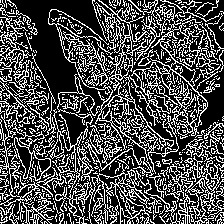
#> input picture data/2_data_resize/Bacteria/20230815_114111.jpg_edges.png, 224 x 224 px; its folder holds only this picture in this run
$ jupyter execute --allow-errors 02_extract_features.ipynb   (older library calls are emulated)
#> lines starting #> are read from the running program, lines starting #| are printed output that depends on the picture; after the words box and inside, x2 and y2 are one past the last pixel; in counts of white or black regions, pixels touching at a corner belong together
#> further down, image is the input picture: shape (224, 224, 3); 30.2% white in thin lines or dots
# 🧩 Bloque 0 — Setup inicial

En este notebook se extraen las **características de color, textura y forma**
de las imágenes de hojas de papa, que servirán como entrada para el modelo de Machine Learning.

**Objetivo:** transformar las imágenes en vectores numéricos que describan sus propiedades visuales.

[cell 1]
import os
import cv2
import numpy as np
import pandas as pd
from skimage.feature import graycomatrix, graycoprops, local_binary_pattern
from skimage.measure import label as sk_label, regionprops, moments_hu
from scipy.stats import skew, kurtosis
from tqdm import tqdm

## 🧠 Bloque 1 — Parámetros globales

En este bloque se definen las **rutas base** del proyecto y los parámetros generales que controlan el flujo de procesamiento.
Las variables establecen:

- La carpeta donde se encuentran las imágenes ya redimensionadas (`base_path`).
- La ruta donde se guardará el dataset resultante con las características extraídas (`output_csv`).

Estos parámetros permiten mantener una estructura organizada y reutilizable para las siguientes etapas del análisis.

[cell 2]
base_path = "../data/2_data_resize"
output_csv = "../data/3_data_extract_features/features_dataset.csv"

[cell 3]
def extract_features_full(image):
    # -------------------- COLOR --------------------
    if image.shape[2] == 4:
        image = image[:, :, :3]

    mask = np.any(image > 15, axis=2)
#> mask: shape (224, 224) bool; 30.2% white in thin lines or dots
    if np.sum(mask) < 100:
        mask = np.ones(mask.shape, dtype=bool)

    pixels = image[mask]
    mean_colors = np.mean(pixels, axis=0)
#> mean_colors = [255, 255, 255]
    std_colors = np.std(pixels, axis=0)
#> std_colors = [0, 0, 0]
    skew_colors = skew(pixels, axis=0)
#> skew_colors = [nan, nan, nan]
    kurt_colors = kurtosis(pixels, axis=0)
#> kurt_colors = [nan, nan, nan]

    hist_R, _ = np.histogram(pixels[:,2], bins=16, range=(0,255), density=True)
#> hist_R = [0, 0, 0, 0, 0, 0, 0, 0, 0, 0, 0, 0, 0, 0, 0, 0.0627]
    hist_G, _ = np.histogram(pixels[:,1], bins=16, range=(0,255), density=True)
#> hist_G has the same summary as hist_R
    hist_B, _ = np.histogram(pixels[:,0], bins=16, range=(0,255), density=True)
#> hist_B has the same summary as hist_R

    hsv = cv2.cvtColor(image, cv2.COLOR_BGR2HSV)
#> hsv: shape (224, 224, 3); mean H, S, V 0, 0, 77
    hsv_pixels = hsv[mask]
    mean_hsv = np.mean(hsv_pixels, axis=0)
#> mean_hsv = [0, 0, 255]
    std_hsv = np.std(hsv_pixels, axis=0)
#> std_hsv = [0, 0, 0]

    R, G, B = mean_colors[2], mean_colors[1], mean_colors[0]
#> R = 255; G = 255; B = 255
    ratio_RG = G/(R+1e-5)
#> ratio_RG = 1
    ratio_GB = G/(B+1e-5)
#> ratio_GB = 1
    ratio_RB = R/(B+1e-5)
#> ratio_RB = 1

    color_features = list(mean_colors) + list(std_colors) + list(skew_colors) + list(kurt_colors) + \
                     list(mean_hsv) + list(std_hsv) + [ratio_RG, ratio_GB, ratio_RB] + \
                     list(hist_R) + list(hist_G) + list(hist_B)
#> color_features = 69 items, first 6: 255, 255, 255, 0, 0, 0

    # -------------------- TEXTURA --------------------
    gray = cv2.cvtColor(image, cv2.COLOR_BGR2GRAY)
#> gray: shape (224, 224); 30.2% white in thin lines or dots
    gray_norm = cv2.normalize(gray, None, 0, 255, cv2.NORM_MINMAX).astype(np.uint8)

    lbp_features = []
    for radius in [1,2,3]:
        P = 8*radius
        lbp = local_binary_pattern(gray_norm, P=P, R=radius, method='uniform')
        hist, _ = np.histogram(lbp.ravel(), bins=np.arange(0,P+3), density=True)
        lbp_features.extend(hist)
#> this loop made 3 passes
#> hist on pass 1: [0.0225, 0.102, 0, 0.00283, 0, 3.99e-05, 0, 0, 0.698, 0.175]
#> pass 1, in extract_features_full, `lbp = local_binary_pattern(gray_norm, P=P, R=radius, method='uniform')`:
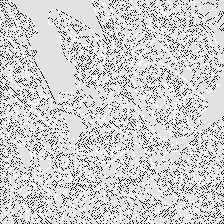
#> lbp: shape (224, 224) float64; min 0, max 9, mean 7.27; drawn with min black and max white
#> pass 2, in extract_features_full, `lbp = local_binary_pattern(gray_norm, P=P, R=radius, method='uniform')`:
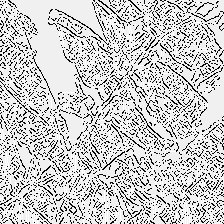
#> lbp: shape (224, 224) float64; min 0, max 17, mean 13.26; drawn with min black and max white
#> pass 3, in extract_features_full, `lbp = local_binary_pattern(gray_norm, P=P, R=radius, method='uniform')`:
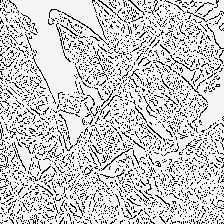
#> lbp: shape (224, 224) float64; min 0, max 25, mean 19.8; drawn with min black and max white
#> after the loop, lbp_features = 54 values, max 0.698 at index 8, min 0 at index 2, mean 0.0556

    distances = [1,2,3]
    angles = [0, np.pi/4, np.pi/2, 3*np.pi/4]
    glcm = graycomatrix(gray_norm, distances=distances, angles=angles, levels=256, symmetric=True, normed=True)
    glcm_features = [graycoprops(glcm, prop).mean() for prop in ['contrast','homogeneity','energy','correlation','dissimilarity','ASM']]
#> glcm_features = [26488.6, 0.593, 0.581, 0.0342, 103.9, 0.337]
    entropy = -np.sum(glcm[:,:,0,0]*np.log2(glcm[:,:,0,0]+1e-10))
#> entropy = 1.76

    texture_features = lbp_features + glcm_features + [entropy]
#> texture_features = 61 values, max 26488.6 at index 54, min 0 at index 2, mean 436

    # -------------------- FORMA --------------------
    _, thresh = cv2.threshold(gray, 10, 255, cv2.THRESH_BINARY)
    labeled = sk_label(thresh)
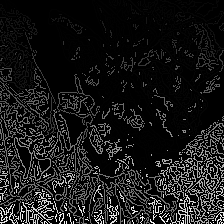
#> labeled: shape (224, 224) int64; min 0, max 526, mean 51.4; drawn with min black and max white
    regions = regionprops(labeled)
#> regions = 526 regions; largest, box (x1, y1, x2, y2) and area: (48, 0, 179, 176) 3043, (0, 109, 177, 224) 2367, (128, 0, 221, 139) 1793, (187, 160, 224, 224) 588, (0, 17, 34, 92) 585
    if len(regions) == 0:
        shape_features = [0]*20
    else:
        region = max(regions, key=lambda r: r.area)
        area = region.area
#> area = 3043
        perimeter = region.perimeter if region.perimeter != 0 else 1e-5
#> perimeter = 2991.8
        aspect_ratio = region.bbox[3]/(region.bbox[2]+1e-5)
#> aspect_ratio = 1.02
        circularity = 4*np.pi*area/(perimeter**2)
#> circularity = 0.00427
        solidity = region.solidity
#> solidity = 0.182
        extent = region.extent
#> extent = 0.132
        hu = moments_hu(region.image)
#> hu = [0, 0, 0, 0, 0, 0, 0]
        shape_features = [area, perimeter, aspect_ratio, circularity, solidity, extent] + list(hu)
#> shape_features = [3043, 2991.8, 1.02, 0.00427, 0.182, 0.132, 0, 0, 0, 0, 0, 0, 0]

    return color_features + texture_features + shape_features

## 🧾 Bloque 4 — Extracción global por carpeta

En este bloque se **recorren todas las subcarpetas del dataset**, donde cada carpeta representa una clase (por ejemplo, diferentes tipos o estados de hojas).

Para cada imagen:
1. Se **lee y convierte** a escala de grises.
2. Se **extraen las características de color y textura** mediante las funciones definidas previamente.
3. Se **almacenan los valores estadísticos** (promedios, desviaciones y métricas de textura) junto con su **etiqueta de clase**.

El resultado es un **DataFrame estructurado**, donde cada fila corresponde a una imagen y cada columna a una característica relevante para su posterior análisis o clasificación.

[cell 4]
data_rows = []

for label_name in os.listdir(base_path):
    class_path = os.path.join(base_path, label_name)
    if not os.path.isdir(class_path):
        continue

    for img_name in tqdm(os.listdir(class_path), desc=f"Procesando {label_name}"):
        img_path = os.path.join(class_path, img_name)
        image = cv2.imread(img_path)
        if image is None:
            continue

        features = extract_features_full(image)
#> features = 143 items, first 6: 255, 255, 255, 0, 0, 0
        row = {f"f{i}": features[i] for i in range(len(features))}
#> row = 143 items
        row["label"] = label_name
        data_rows.append(row)
#> pass 2 of the loop `for label_name in os.listdir(base_path):`:
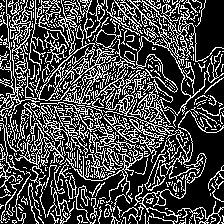
#> input picture data/2_data_resize/Fungi/1692333632410.jpg_edges.png, 224 x 224 px
#> image is the input picture: shape (224, 224, 3); 28.5% white in thin lines or dots
#> mask: shape (224, 224) bool; 28.5% white in thin lines or dots
#> hsv: shape (224, 224, 3); mean H, S, V 0, 0, 72.7
#> gray: shape (224, 224); 28.5% white in thin lines or dots
#> the loop in extract_features_full (call 2), `for radius in [1,2,3]:` made 3 passes
#> hist on pass 1: [0.0199, 0.0927, 0, 0.00295, 0, 0, 0, 0, 0.715, 0.17]
#> pass 1, in extract_features_full (call 2), `lbp = local_binary_pattern(gray_norm, P=P, R=radius, method='uniform')`:
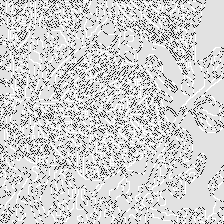
#> lbp: shape (224, 224) float64; min 0, max 9, mean 7.35; drawn with min black and max white
#> after the loop in extract_features_full (call 2), `for radius in [1,2,3]:`: lbp_features = 54 values, max 0.715 at index 8, min 0 at index 2, mean 0.0556
#> glcm_features = [25201.3, 0.612, 0.596, 0.0503, 98.83, 0.355]
#> entropy = 1.72
#> texture_features = 61 values, max 25201.3 at index 54, min 0 at index 2, mean 414.9
#> in extract_features_full (call 2), `labeled = sk_label(thresh)`:
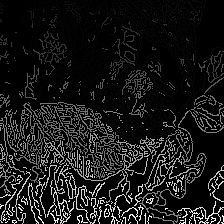
#> labeled: shape (224, 224) int64; min 0, max 500, mean 48.9; drawn with min black and max white
#> regions = 500 regions; largest, box (x1, y1, x2, y2) and area: (95, 0, 224, 143) 2619, (33, 0, 122, 115) 1903, (15, 102, 89, 183) 901, (40, 102, 124, 179) 684, (138, 110, 224, 224) 619
#> area = 2619
#> perimeter = 2592.8
#> aspect_ratio = 1.57
#> circularity = 0.0049
#> solidity = 0.199
#> extent = 0.142
#> shape_features = [2619, 2592.8, 1.57, 0.0049, 0.199, 0.142, 0, 0, 0, 0, 0, 0, 0]

## 💾 Bloque 5 — Ejecución y guardado

En este bloque se **consolidan todas las características extraídas** en un `DataFrame` de *pandas* y se **exportan a un archivo CSV**.

Este dataset servirá como **entrada para los siguientes procesos** de análisis, visualización o clasificación con Machine Learning.

Cada fila del archivo contiene:
- Las **características de color** (medias y desviaciones por canal).
- Las **características de textura** (contraste, homogeneidad, energía y entropía).
- La **etiqueta** correspondiente al grupo o clase (`label`).

El CSV generado puede integrarse directamente en flujos de *data preprocessing* o modelos de aprendizaje supervisado.

[cell 5]
df = pd.DataFrame(data_rows)
#> df = table of 2 rows and 144 columns
#> (the rest of this cell did not finish here and is left out)
